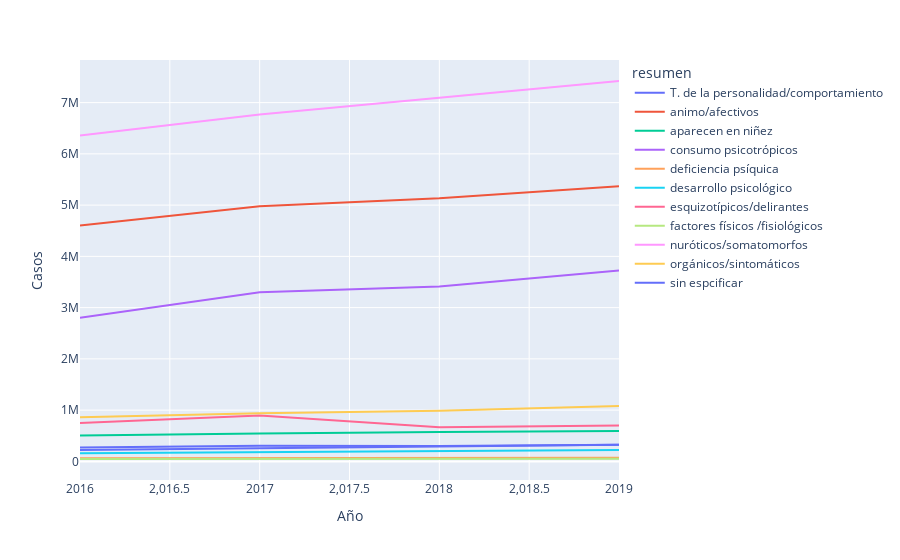

The cell this chart's notebook holds for it:
### Code cell
fig_atprim = px.line(ag_cei10, x="Año", y="Casos",color = 'resumen')
fig_atprim.show()

### Figure 1 — Plotly figure (JSON) as saved in the notebook; plotly's stock layout.template omitted (floating-point values rounded to 4 significant figures)
{"data": [{"hovertemplate": "resumen=T. de la personalidad/comportamiento<br>Año=%{x}<br>Casos=%{y}<extra></extra>", "legendgroup": "T. de la personalidad/comportamiento", "line": {"color": "#636efa", "dash": "solid"}, "marker": {"symbol": "circle"}, "mode": "lines", "name": "T. de la personalidad/comportamiento", "orientation": "v", "showlegend": true, "type": "scatter", "x": [2016, 2017, 2018, 2019], "xaxis": "x", "y": [270757, 302889, 298585, 326309], "yaxis": "y"}, {"hovertemplate": "resumen=animo/afectivos<br>Año=%{x}<br>Casos=%{y}<extra></extra>", "legendgroup": "animo/afectivos", "line": {"color": "#EF553B", "dash": "solid"}, "marker": {"symbol": "circle"}, "mode": "lines", "name": "animo/afectivos", "orientation": "v", "showlegend": true, "type": "scatter", "x": [2016, 2017, 2018, 2019], "xaxis": "x", "y": [4600910, 4977250, 5133110, 5370242], "yaxis": "y"}, {"hovertemplate": "resumen=aparecen en niñez<br>Año=%{x}<br>Casos=%{y}<extra></extra>", "legendgroup": "aparecen en niñez", "line": {"color": "#00cc96", "dash": "solid"}, "marker": {"symbol": "circle"}, "mode": "lines", "name": "aparecen en niñez", "orientation": "v", "showlegend": true, "type": "scatter", "x": [2016, 2017, 2018, 2019], "xaxis": "x", "y": [503889, 546121, 572097, 594113], "yaxis": "y"}, {"hovertemplate": "resumen=consumo psicotrópicos<br>Año=%{x}<br>Casos=%{y}<extra></extra>", "legendgroup": "consumo psicotrópicos", "line": {"color": "#ab63fa", "dash": "solid"}, "marker": {"symbol": "circle"}, "mode": "lines", "name": "consumo psicotrópicos", "orientation": "v", "showlegend": true, "type": "scatter", "x": [2016, 2017, 2018, 2019], "xaxis": "x", "y": [2800724, 3298502, 3412496, 3725778], "yaxis": "y"}, {"hovertemplate": "resumen=deficiencia psíquica<br>Año=%{x}<br>Casos=%{y}<extra></extra>", "legendgroup": "deficiencia psíquica", "line": {"color": "#FFA15A", "dash": "solid"}, "marker": {"symbol": "circle"}, "mode": "lines", "name": "deficiencia psíquica", "orientation": "v", "showlegend": true, "type": "scatter", "x": [2016, 2017, 2018, 2019], "xaxis": "x", "y": [58653, 65004, 67132, 68547], "yaxis": "y"}, {"hovertemplate": "resumen=desarrollo psicológico<br>Año=%{x}<br>Casos=%{y}<extra></extra>", "legendgroup": "desarrollo psicológico", "line": {"color": "#19d3f3", "dash": "solid"}, "marker": {"symbol": "circle"}, "mode": "lines", "name": "desarrollo psicológico", "orientation": "v", "showlegend": true, "type": "scatter", "x": [2016, 2017, 2018, 2019], "xaxis": "x", "y": [159802, 182708, 197454, 223547], "yaxis": "y"}, {"hovertemplate": "resumen=esquizotípicos/delirantes<br>Año=%{x}<br>Casos=%{y}<extra></extra>", "legendgroup": "esquizotípicos/delirantes", "line": {"color": "#FF6692", "dash": "solid"}, "marker": {"symbol": "circle"}, "mode": "lines", "name": "esquizotípicos/delirantes", "orientation": "v", "showlegend": true, "type": "scatter", "x": [2016, 2017, 2018, 2019], "xaxis": "x", "y": [746744, 895746, 667326, 700316], "yaxis": "y"}, {"hovertemplate": "resumen=factores físicos /fisiológicos<br>Año=%{x}<br>Casos=%{y}<extra></extra>", "legendgroup": "factores físicos /fisiológicos", "line": {"color": "#B6E880", "dash": "solid"}, "marker": {"symbol": "circle"}, "mode": "lines", "name": "factores físicos /fisiológicos", "orientation": "v", "showlegend": true, "type": "scatter", "x": [2016, 2017, 2018, 2019], "xaxis": "x", "y": [46449, 48167, 47593, 51246], "yaxis": "y"}, {"hovertemplate": "resumen=nuróticos/somatomorfos<br>Año=%{x}<br>Casos=%{y}<extra></extra>", "legendgroup": "nuróticos/somatomorfos", "line": {"color": "#FF97FF", "dash": "solid"}, "marker": {"symbol": "circle"}, "mode": "lines", "name": "nuróticos/somatomorfos", "orientation": "v", "showlegend": true, "type": "scatter", "x": [2016, 2017, 2018, 2019], "xaxis": "x", "y": [6357644, 6767184, 7095342, 7421371], "yaxis": "y"}, {"hovertemplate": "resumen=orgánicos/sintomáticos<br>Año=%{x}<br>Casos=%{y}<extra></extra>", "legendgroup": "orgánicos/sintomáticos", "line": {"color": "#FECB52", "dash": "solid"}, "marker": {"symbol": "circle"}, "mode": "lines", "name": "orgánicos/sintomáticos", "orientation": "v", "showlegend": true, "type": "scatter", "x": [2016, 2017, 2018, 2019], "xaxis": "x", "y": [860917, 940859, 989095, 1082921], "yaxis": "y"}, {"hovertemplate": "resumen=sin espcificar<br>Año=%{x}<br>Casos=%{y}<extra></extra>", "legendgroup": "sin espcificar", "line": {"color": "#636efa", "dash": "solid"}, "marker": {"symbol": "circle"}, "mode": "lines", "name": "sin espcificar", "orientation": "v", "showlegend": true, "type": "scatter", "x": [2016, 2017, 2018, 2019], "xaxis": "x", "y": [223481, 260046, 290677, 324510], "yaxis": "y"}], "layout": {"legend": {"title": {"text": "resumen"}, "tracegroupgap": 0}, "margin": {"t": 60}, "xaxis": {"anchor": "y", "domain": [0, 1], "title": {"text": "Año"}}, "yaxis": {"anchor": "x", "domain": [0, 1], "title": {"text": "Casos"}}}}
